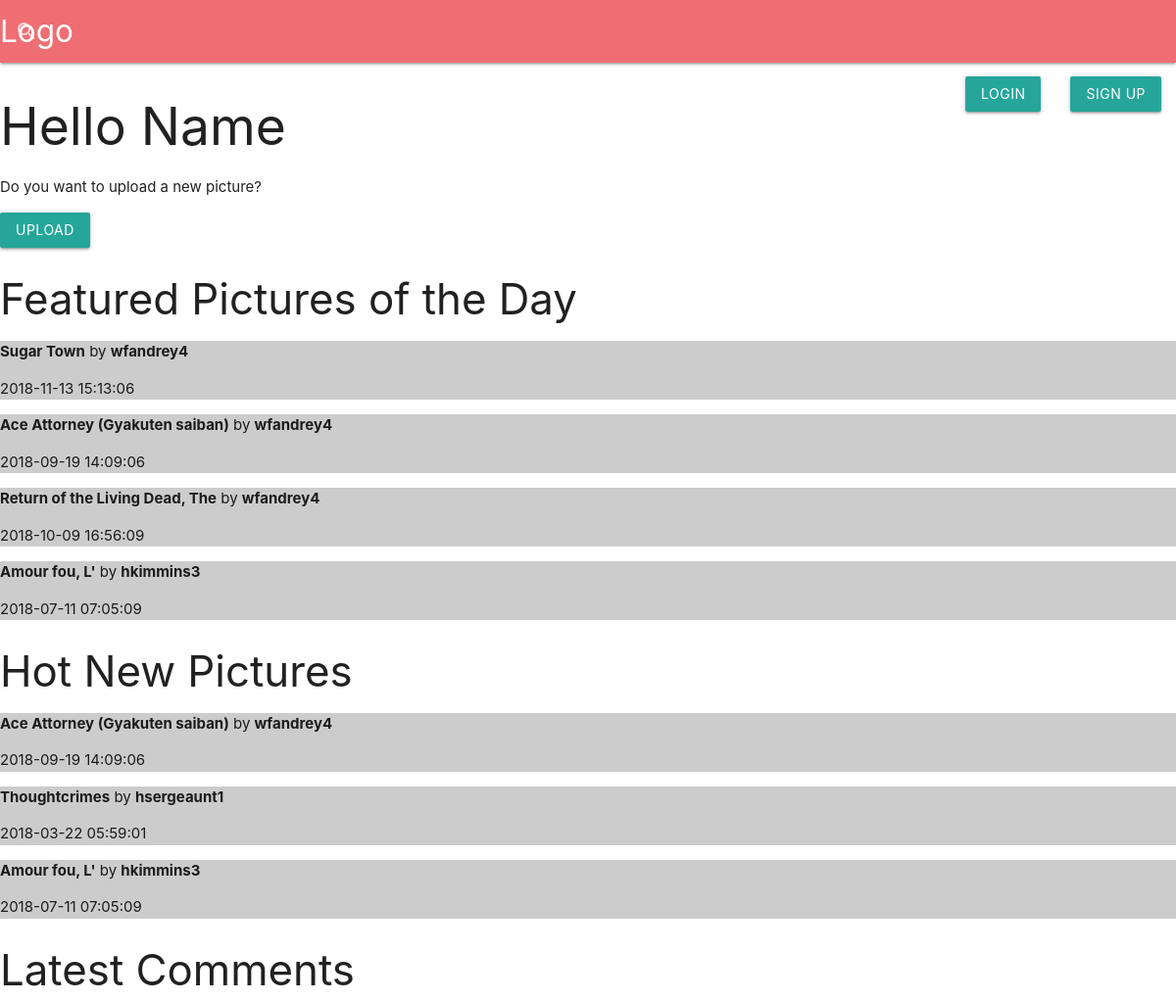
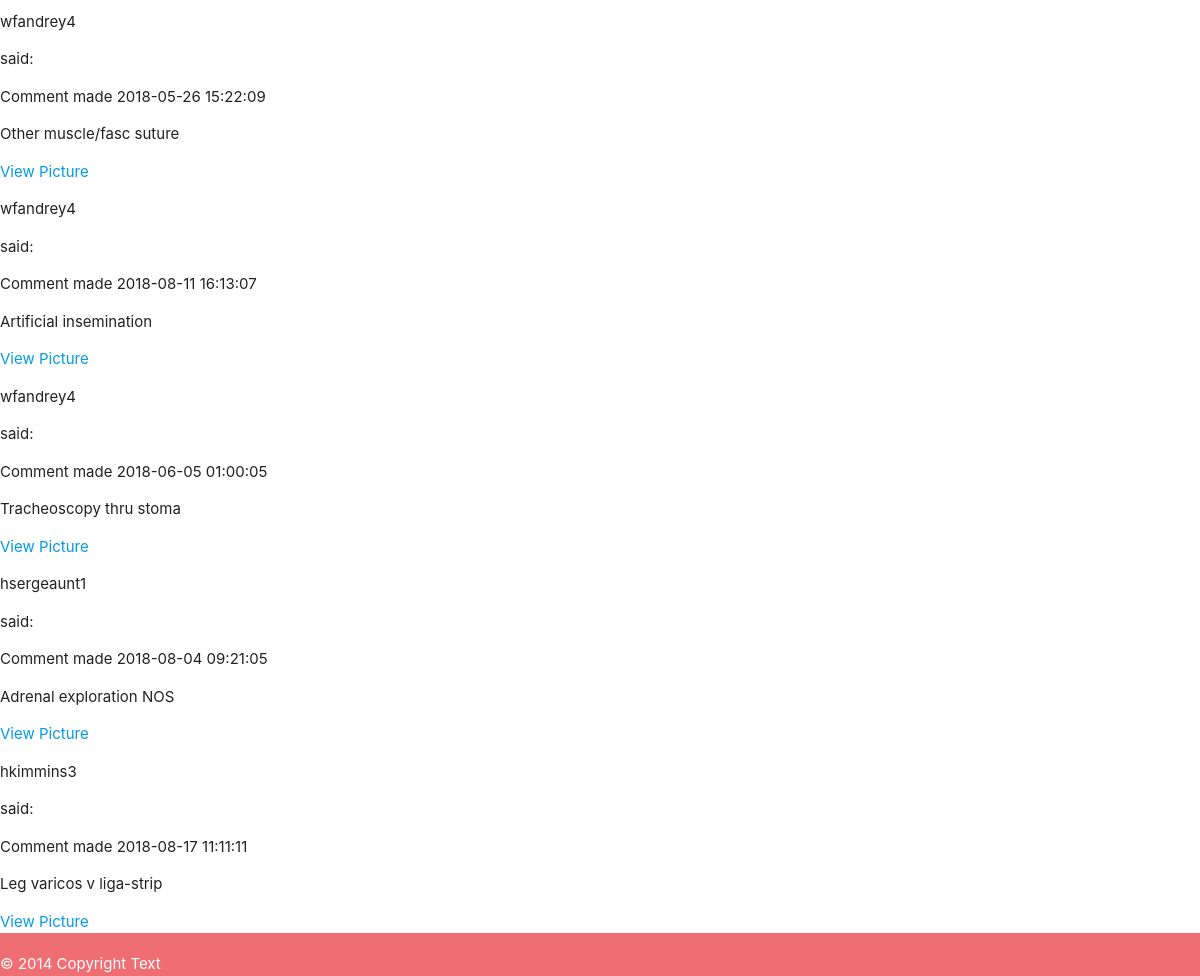
/view/frontend/index2.php, run on the app's committed database (2 pictures, top to bottom).
### tables this page shows
CREATE TABLE Post (
  PostID INT NOT NULL AUTO_INCREMENT PRIMARY KEY,
  Img VARCHAR(255) NOT NULL,
  Title VARCHAR(255),
  Description VARCHAR(255),
  UploadedAt TIMESTAMP,
  isHot BIT DEFAULT 0,
  isSticky BIT DEFAULT 0,
  UserID INT NOT NULL
);

CREATE TABLE `User` (
  UserID INT NOT NULL AUTO_INCREMENT PRIMARY KEY,
  Username VARCHAR(255) NOT NULL,
  Password VARCHAR(255) NOT NULL,
  Email VARCHAR(255) NOT NULL,
  Country VARCHAR(255),
  Birthday DATE,
  IsBanned BIT DEFAULT 0
);

CREATE TABLE Comment (
  CommentID INT NOT NULL AUTO_INCREMENT PRIMARY KEY,
  Description VARCHAR(500) NOT NULL,
  Likes INT,
  CreatedAt TIMESTAMP,
  PostID INT
);

### view/includes/SelectFeatPic.php (called while the page is built)
<?php
$dbCon = dbCon($user, $pass);
$query = $dbCon->prepare("
                                    SELECT post.PostID, post.Img, post.Title, post.Description, post.UploadedAt, `user`.Username
                                    FROM post, `user`
                                    WHERE post.UserID = `user`.`UserID` && `post`.`isSticky` = 1
                                    ORDER BY post.PostID ASC");
$query->execute();
$getPostData = $query->fetchAll();

### view/includes/SelectHotPic.php (called while the page is built)
<?php
$dbCon = dbCon($user, $pass);
$query = $dbCon->prepare("SELECT post.PostID, post.Img, post.Title, post.Description, post.UploadedAt, `user`.Username
                                    FROM post, `user`
                                    WHERE post.UserID = `user`.`UserID` && `post`.`isHot` = 1
                                    ORDER BY post.PostID ASC");
$query->execute();
$getPostData2 = $query->fetchAll();

### view/includes/SelectLateComment.php (called while the page is built)
<?php
$dbCon = dbCon($user, $pass);
$query = $dbCon->prepare("SELECT comment.CommentID, comment.Description, comment.Likes, comment.CreatedAt, post.PostID, post.Title, post.Img, `user`.Username
                                    FROM comment, post, `user`
                                    WHERE comment.PostID = post.PostID && post.UserID = `user`.UserID
                                    ORDER BY comment.CommentID ASC");
$query->execute();
$getCommentData = $query->fetchAll();

### view/frontend/index2.php (the view, shortened to what this page needs)
<?php include_once("../includes/header.php") ?>
<?php require_once("../includes/SelectFeatPic.php") ?>
<?php require_once("../includes/SelectHotPic.php") ?>
<?php require_once("../includes/SelectLateComment.php") ?>
    <div id="welcome-message">
        <h2>Hello Name</h2>
        <p>Do you want to upload a new picture?</p>
        <button class="waves-effect waves-light btn" id="popup" onclick="div_show()">Upload</button>
        <?php include_once("uploadPost.php"); ?>
    </div>
    <div id="featured-img">
        <h3>Featured Pictures of the Day</h3>
            <div id="featpic-box">
                <?php
                foreach ($getPostData as $data) {
                    echo "<div id='featpic' style='background-image: url(";
                    echo $data['Img'];
                    echo ")'>";
                    echo "<div id='pic-info-bar'>";
                    echo "<p id='info'>";
                    echo "<b>" . $data['Title'] . "</b>";
                    echo " by ";
                    echo "<b>" . $data['Username'] . "</b>";
                    echo "</p>";
                    $uploadTime = $data['UploadedAt'];
                    echo "<p id='info-social'>" . $uploadTime . "</p>";
                    echo "</div>";
                    echo "</div>";
                }
                ?>
            </div>
    </div>
    <div id="hot-img">
        <h3>Hot New Pictures</h3>
        <div id="featpic-box">
            <?php
            foreach ($getPostData2 as $data) {
                echo "<div id='featpic' style='background-image: url(";
                echo $data['Img'];
                echo ")'>";
                echo "<div id='pic-info-bar'>";
                echo "<p id='info'>";
                echo "<b>" . $data['Title'] . "</b>";
                echo " by ";
                echo "<b>" . $data ['Username'] . "</b>";
                echo "</p>";
                echo "<p id='info-social'>" . $data ['UploadedAt'] . "</p>";
                echo "</div>";
                echo "</div>";
            }
            ?>
        </div>
    </div>
    <div id="latest-comments">
        <h3>Latest Comments</h3>
        <div id="comment-box">
            <?php
            foreach ($getCommentData as $data) {
                echo "<div id='comment-single'>";
                echo "<div id='user-box'>";
                echo "<p>" . $data['Username'] ."</p>";
                echo "</div>";
                echo "<p id='comment-after-user'>said:</p>";
                echo "<div id='comment-made'>";
                echo "Comment made " . $data['CreatedAt'];
                echo "</div>";
                echo "<div id='comment-text-box'>";
                echo "<p id='comment-text'>" . $data['Description'] . "</p>";
                echo "</div>";
                echo "<div id='comment-view-source'>";
                echo '<a href="">View Picture</a>';
                echo "</div>";
                echo "</div>";
            }
            ?>
        </div>
    </div>
<?php include_once("../includes/footer.php") ?>

### view/includes/header.php (shortened to what this page needs)
<!DOCTYPE html>
<html>
<head>
    <link rel="stylesheet" href="https://cdnjs.cloudflare.com/ajax/libs/materialize/1.0.0/css/materialize.min.css">
    <link rel="stylesheet" href="../../css/style.scss">
</head>
<body>
<header>
    <nav>
        <div class="nav-wrapper">
            <div id="logo-box">
                <a href="#" class="brand-logo left">Logo</a>
            </div>
            <form id="search-bar">
                <div class="input-field">
                    <input id="search" type="search" required>
                    <label class="label-icon" id="search-icon" for="search"><i class="material-icons">search</i></label>
                    <i class="material-icons" id="close-icon">close</i>
                </div>
            </form>
            <ul id="nav-items" class="right">
                <li><a href="/">Explore</a></li>
                <li><a href="/">About PS</a></li>
                <li><a class="waves-effect waves-light btn" id="login-button" href="/">Login</a></li>
                <li><a class="waves-effect waves-light btn" id="signup-button" href="/">Sign Up</a></li>
            </ul>
        </div>
    </nav>
</header>

### view/frontend/uploadPost.php (shortened to what this page needs)
<link href="../../css/uploadPost.css" rel="stylesheet">

### view/includes/footer.php (shortened to what this page needs)
<footer class="page-footer">
    © 2014 Copyright Text
</footer>
</body>
</html>

### data on the page
post: Title "Sugar Town", UserID.Username "wfandrey4", UploadedAt "2018-11-13 15:13:06"
post: Title "Ace Attorney (Gyakuten saiban)", UserID.Username "wfandrey4", UploadedAt "2018-09-19 14:09:06"
post: Title "Return of the Living Dead, The", UserID.Username "wfandrey4", UploadedAt "2018-10-09 16:56:09"
post: Title "Amour fou, L'", UserID.Username "hkimmins3", UploadedAt "2018-07-11 07:05:09"
post: Title "Thoughtcrimes", UserID.Username "hsergeaunt1", UploadedAt "2018-03-22 05:59:01"
comment: user.Username "wfandrey4", CreatedAt "2018-05-26 15:22:09", Description "Other muscle/fasc suture"
comment: user.Username "wfandrey4", CreatedAt "2018-08-11 16:13:07", Description "Artificial insemination"
comment: user.Username "wfandrey4", CreatedAt "2018-06-05 01:00:05", Description "Tracheoscopy thru stoma"
comment: user.Username "hsergeaunt1", CreatedAt "2018-08-04 09:21:05", Description "Adrenal exploration NOS"
comment: user.Username "hkimmins3", CreatedAt "2018-08-17 11:11:11", Description "Leg varicos v liga-strip"
